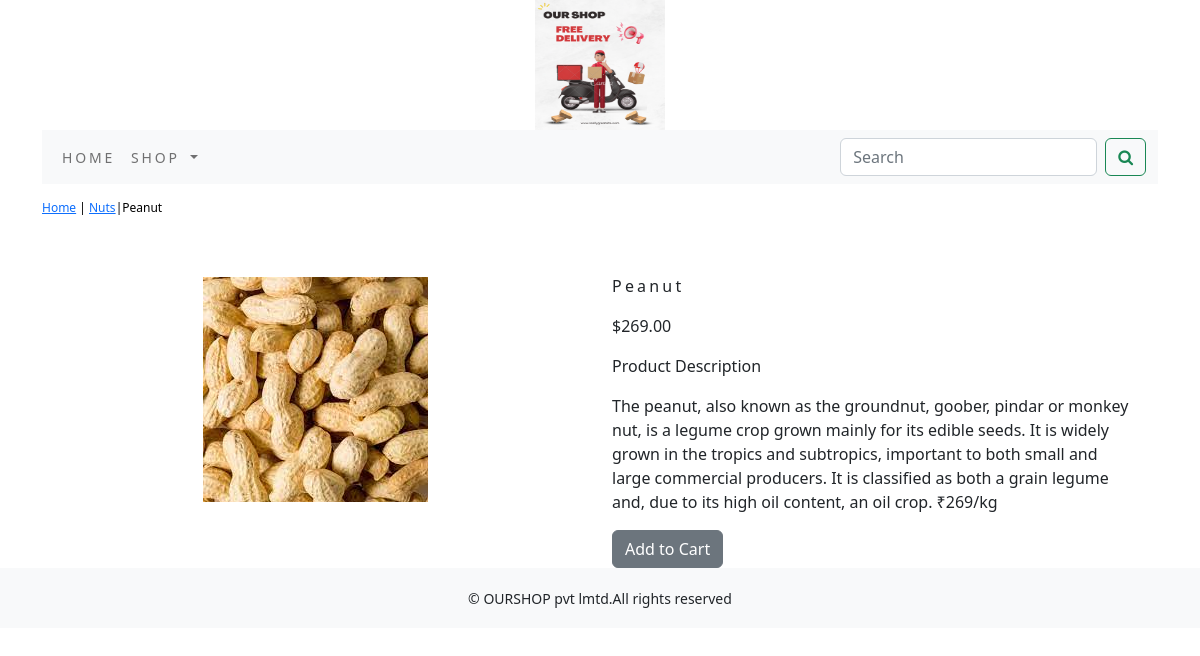
/shop/nuts/peanut/, run on the app's committed database.
### shop/models.py (models this page shows, shortened)
class Product(models.Model):
    name=models.CharField(max_length=250,unique=True)
    slug=models.SlugField(max_length=250,unique=True)
    description=models.TextField(blank=True)
    price=models.DecimalField(max_digits=10,decimal_places=2)
    category=models.ForeignKey(Category,on_delete=models.CASCADE)
    image = models.ImageField(upload_to='product', blank=True)
    stock=models.IntegerField()
    available=models.BooleanField(default=True)
    created=models.DateTimeField(auto_now_add=True)
    updated=models.DateTimeField(auto_now=True)
    class Meta:
        ordering = ('name',)
        verbose_name = 'product'
        verbose_name_plural = 'products'

class Category(models.Model):
    name=models.CharField(max_length=250,unique=True)
    slug=models.SlugField(max_length=250,unique=True)
    description=models.TextField(blank=True)
    image=models.ImageField(upload_to='category',blank=True)
    class Meta:
        ordering=('name',)
        verbose_name='category'
        verbose_name_plural='categories'
    def get_url(self):
            return reverse('shop:products_by_category',args=[self.slug])
    def __str__(self):
        return '{}'.format(self.name)

### shop/views.py (the view)
# urls.py: path('<slug:c_slug>/<slug:product_slug>/',views.proDetail,name='prodCatdetail')
def proDetail(request,c_slug,product_slug):
    try:
        product=Product.objects.get(category__slug=c_slug,slug=product_slug)
    except Exception as e:
        raise e
    return render(request,'product.html',{'product':product})

### cart/context_processors.py (called while the page is built)
def counter(request):
    item_count=0
    if 'admin' in request.path:
        return  {}
    else:
        try:
            cart=Cart.objects.filter(cart_id=_cart_id(request))
            car_items=CartItem.objects.all().filter(cart=cart[:1])
            for cart_item in car_items:
                item_count += cart_item.quantity
        except Cart.DoesNotExist:
            item_count=0
    return dict(item_count=item_count)

### cart/views.py (called while the page is built)
def _cart_id(request):
    cart=request.session.session_key
    if not cart:
        cart=request.session.create()
    return cart

### shop/context_processors.py (called while the page is built)
def menu_links(request):
    links=Category.objects.all()
    return dict(links=links)

### template/product.html (shortened to what this page needs)
{% extends 'base.html' %}
{% load static %}
{% block content %}
<div class="row my_prod_row_class">
    <div class="mx_auto">
        <p><a href="{% url 'shop:allProdCat' %}">Home</a> | <a href="{{product.category.get_url}}">{{product.category}}</a>|{{product.name}}</p>
    </div>
</div>
<br>
<div class="row">
    <div class="col-12 col-sm-12 col-md-12 col-lg-6 text-center">
        <div style="min-width:18rem;">
            <img src="{{product.image.url}}" alt="{{product.name}}">
        </div>
</div>
        <div class="col-12 col-sm-12 col-md-12 col-lg-6">
            <div>
            <h1 class="my_prod_title">{{product.name}}</h1>
            <p>${{product.price}}</p>
            <p class="my_title">Product Description</p>
            <p class="text-justify my_prod_text">{{product.description}}</p>
            {% if product.stock <= 0 %}
            <p class="text-justify my_prod_text"><b>Out of stock</b></p>
            {% else %}
            <a class="btn btn-secondary" href="{% url 'cart:add_cart' product.id %}">Add to Cart</a>
            {% endif %}
        </div>
    </div>
</div>
{% endblock %}

### static/css/custom.css (style rules this page uses)
body { font-family: 'Acme', sans-serif; }
.my_prod_row_class { padding-top:15px; padding-bottom:20px; }
.my_prod_row_class .mx_auto { color:#000; font-size:12px; text-decoration:none; }
.my_prod_title { font-size:16px; text_transform:uppercase; letter-spacing:.2em; padding-top=15px; padding-bottom:10px; }
.my_prod_text { padding-right:20px; }

### data on the page
Product: category "Nuts", name "Peanut", image (picture), price "269.00", description "The peanut, also known as the groundnut, goober, pindar or monkey nut, is a legume crop grown mainly for its edible seeds. It is widely grown in the tropics and subtropics, important to both small and large commercial producers. It is classified as both a grain legume and, due to its high oil content, an oil crop. ₹269/kg"
